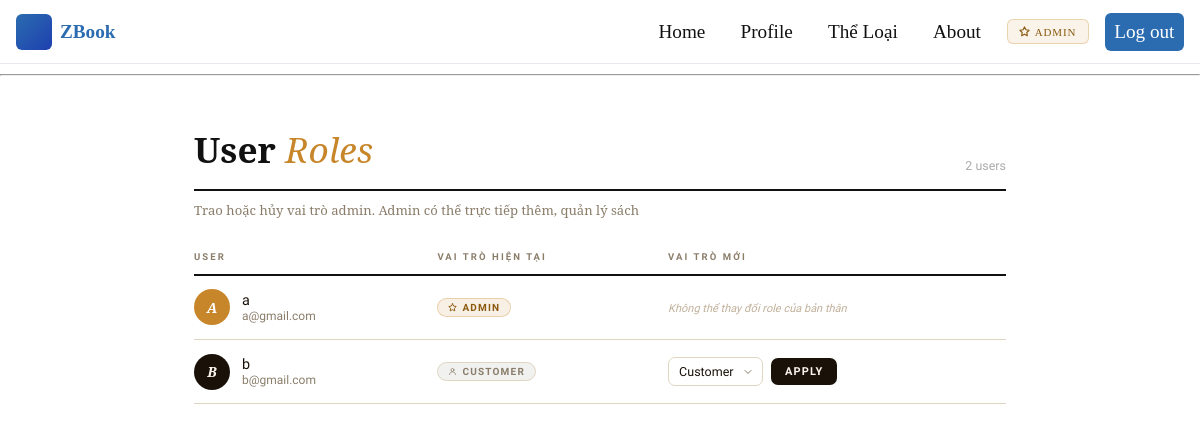
The app's page /admin/users (signed in) with its own data.
### app/models.py (models this page shows, shortened)
class User(UserMixin, db.Model):
    id: so.Mapped[int] = so.mapped_column(primary_key=True)
    username: so.Mapped[str] = so.mapped_column(sa.String(64), index=True, unique=True)
    email: so.Mapped[str] = so.mapped_column(sa.String(120), index=True, unique=True)
    password_hash: so.Mapped[Optional[str]] = so.mapped_column(sa.String(256))
    role: so.Mapped[str] = so.mapped_column(sa.String(16), nullable=False, default='customer')
    books: so.WriteOnlyMapped['Book'] = so.relationship(back_populates='added_by_user')  # FIXED
    reviews: so.WriteOnlyMapped['Review'] = so.relationship(back_populates='author')
    @property
    def is_admin(self):
        return self.role == 'admin'
    @property
    def is_customer(self):
        return self.role == 'customer'

### app/routes.py (the view)
@app.route('/admin/users')
@admin_required
def admin_users():
    users = db.session.scalars(sa.select(User).order_by(User.username)).all()
    return render_template('admin_users.html', title='Manage Users', users=users)

### app/models.py (called while the page is built)
@login.user_loader
def load_user(id):
    return db.session.get(User, int(id))

### app/routes.py (called while the page is built)
def admin_required(f):
    @wraps(f)
    def decorated(*args, **kwargs):
        if not current_user.is_authenticated:
            return redirect(url_for('login'))
        if not current_user.is_admin:
            abort(403)
        return f(*args, **kwargs)
    return decorated

### app/templates/admin_users.html (shortened to what this page needs)
{% extends "base.html" %}
{% block content %}
<div class="admin-wrap">
  <div class="admin-header">
    <h1>User <em>Roles</em></h1>
    <span style="font-family: var(--sans); font-size:0.78rem; color:#aaa;">
      {{ users|length }} user{{ 's' if users|length != 1 else '' }}
    </span>
  </div>
  <p class="admin-subtitle">Trao hoặc hủy vai trò admin. Admin có thể trực tiếp thêm, quản lý sách</p>
  {% if users %}
  <table class="users-table">
    <thead>
      <tr>
        <th>User</th>
        <th>Vai trò hiện tại</th>
        <th>Vai trò mới</th>
      </tr>
    </thead>
    <tbody>
      {% for user in users %}
      <tr>
        <td>
          <div class="user-cell">
            <div class="avatar {% if user.is_admin %}admin-av{% endif %}">
              {{ user.username[0].upper() }}
            </div>
            <div>
              <div class="user-name">{{ user.username }}</div>
              <div class="user-email">{{ user.email }}</div>
            </div>
          </div>
        </td>
        <td>
          {% if user.is_admin %}
            <span class="role-badge role-admin">
              <svg width="9" height="9" viewBox="0 0 24 24" fill="none" stroke="currentColor" stroke-width="2.5" stroke-linecap="round" stroke-linejoin="round"><path d="M12 2l3.09 6.26L22 9.27l-5 4.87 1.18 6.88L12 17.77l-6.18 3.25L7 14.14 2 9.27l6.91-1.01L12 2z"/></svg>
              Admin
            </span>
          {% else %}
            <span class="role-badge role-customer">
              <svg width="9" height="9" viewBox="0 0 24 24" fill="none" stroke="currentColor" stroke-width="2" stroke-linecap="round" stroke-linejoin="round"><circle cx="12" cy="8" r="4"/><path d="M4 20c0-3.866 3.582-7 8-7s8 3.134 8 7"/></svg>
              Customer
            </span>
          {% endif %}
        </td>
        <td>
          {% if user.id == current_user.id %}
            <span class="self-note">Không thể thay đổi role của bản thân</span>
          {% else %}
            <form class="role-form" action="{{ url_for('admin_set_role', user_id=user.id) }}" method="post">
              <select class="role-select" name="role" aria-label="Select role for {{ user.username }}">
                <option value="customer" {% if user.is_customer %}selected{% endif %}>Customer</option>
              </select>
              <button type="submit" class="btn-apply">
                <span>Apply</span>
              </button>
            </form>
          {% endif %}
        </td>
      </tr>
      {% endfor %}
    </tbody>
  </table>
  {% else %}
    <div class="empty-state">No users registered yet.</div>
  {% endif %}
</div>
{% endblock %}

### app/templates/base.html (shortened to what this page needs)
<!doctype html>
<html lang="en">
	<head>
	</head>
	<body>
		<header class="navbar" role="banner">
			<a href="/index" class="brand" aria-label="Book Reviews home">
				<span class="logo" aria-hidden="true"></span>
				<span>ZBook</span>
			</a>
			<nav role="navigation" aria-label="Primary" class="">
				<div id="primary-navigation" class="nav-links">
					<a href="{{ url_for('index') }}" class="nav_but">Home</a>
					<a href="{{ url_for('user', username = current_user.username) }}" class="nav_but">Profile</a>
					<div class="dropdown">
						<a href="#categories" class="dropdown-toggle" role="button" aria-haspopup="true" aria-expanded="false">Thể Loại</a>
					</div>
					<a href="{{url_for('about')}}" class="nav_but">About</a>
					{% if current_user.is_authenticated and current_user.is_admin %}
					<a href="{{ url_for('admin_users') }}" class="nav-admin">
						<svg width="11" height="11" viewBox="0 0 24 24" fill="none" stroke="currentColor" stroke-width="2.5" stroke-linecap="round" stroke-linejoin="round"><path d="M12 2l3.09 6.26L22 9.27l-5 4.87 1.18 6.88L12 17.77l-6.18 3.25L7 14.14 2 9.27l6.91-1.01L12 2z"/></svg>
						Admin
					</a>
					{% endif %}
					{% if current_user.is_anonymous %}
					<a href="{{ url_for('login') }}" class="cta" style="color:white;">Log in</a>
					{% else %}
					<a href="{{ url_for('logout') }}" class="cta" style="color:white;">Log out</a>
					{% endif %}
				</div>
			</nav>
		</header>
		<hr>
		<main>
			{% block content %}{% endblock %}
		</main>
	</body>
</html>

### app/templates/base.html (style rules this page uses)
:root { --bg:#ffffff; --accent:#2b6cb0; --muted:#6b7280; --nav-height:64px; }
* { box-sizing:border-box }
body { margin:0;font-family:'Times New Roman', Times, serif;color:#111;background:var(--bg); font-size: 1.2rem; }
.navbar { display:flex;align-items:center;justify-content:space-between;height:var(--nav-height);padding:0 1rem;border-bottom:1px solid #e6e9ee }
.brand { display:flex;align-items:center;gap:0.5rem;font-weight:700;color:var(--accent);text-decoration:none }
.brand .logo { width:36px;height:36px;border-radius:6px;background:linear-gradient(135deg,var(--accent),#1e40af);display:inline-block }
.nav-links { display:flex;gap:1rem;align-items:center }
.nav-links a { color:#111;text-decoration:none;padding:0.5rem 0.6rem;border-radius:6px;font-weight:500 }
.cta { background:var(--accent);color:#fff;padding:0.45rem 0.75rem;border-radius:6px }
.dropdown { position:relative }
.dropdown-toggle { color:#111;text-decoration:none;padding:0.5rem 0.6rem;border-radius:6px;font-weight:500;display:inline-block }
.nav-admin { font-size: 11px; font-weight: 600; letter-spacing: 0.08em; text-transform: uppercase; color: #8a5a10 !important; background: rgba(200,134,42,0.10); border: 1px solid rgba(200,134,42,0.3); border-radius: 6px; padding: 0.35rem 0.7rem !important; display: inline-flex; align-items: center; gap: 5px; transition: background 0.2s, border-color 0.2s; }
main { padding:0 }
h1 { margin:0 0 0.5rem 0 }

### records on screen
User: username "A", username "a", email "a@gmail.com", role "admin" (drawn), shows "Không thể thay đổi role của bản thân"
User: username "B", username "b", email "b@gmail.com", shows "CUSTOMER", role "Customer"

### other values on screen
{{ users|length }} "2"
{{ 's' if users|length != 1 else '' }} "s"
